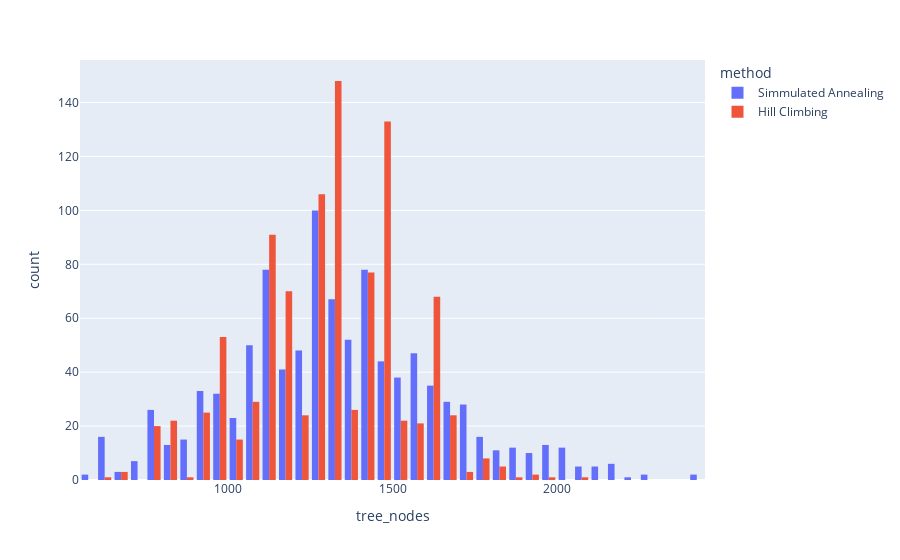

Source (notebook cell):
### Markdown cell above
### Tree Nodes

### Code cell
fig = px.histogram(df_stats, x='tree_nodes', color='method', barmode='group')
fig.show()

### Figure 1 — Plotly figure (JSON) as saved in the notebook; plotly's stock layout.template omitted (floating-point values rounded to 4 significant figures; data arrays with more than 128 entries replaced by an {"elided": "..."} marker saying what was removed)
{"data": [{"alignmentgroup": "True", "bingroup": "x", "hovertemplate": "method=Simmulated Annealing<br>tree_nodes=%{x}<br>count=%{y}<extra></extra>", "legendgroup": "Simmulated Annealing", "marker": {"color": "#636efa", "pattern": {"shape": ""}}, "name": "Simmulated Annealing", "offsetgroup": "Simmulated Annealing", "orientation": "v", "showlegend": true, "type": "histogram", "x": {"elided": "1000 int values"}, "xaxis": "x", "yaxis": "y"}, {"alignmentgroup": "True", "bingroup": "x", "hovertemplate": "method=Hill Climbing<br>tree_nodes=%{x}<br>count=%{y}<extra></extra>", "legendgroup": "Hill Climbing", "marker": {"color": "#EF553B", "pattern": {"shape": ""}}, "name": "Hill Climbing", "offsetgroup": "Hill Climbing", "orientation": "v", "showlegend": true, "type": "histogram", "x": {"elided": "1000 int values"}, "xaxis": "x", "yaxis": "y"}], "layout": {"barmode": "group", "legend": {"title": {"text": "method"}, "tracegroupgap": 0}, "margin": {"t": 60}, "xaxis": {"anchor": "y", "domain": [0, 1], "title": {"text": "tree_nodes"}}, "yaxis": {"anchor": "x", "domain": [0, 1], "title": {"text": "count"}}}}
